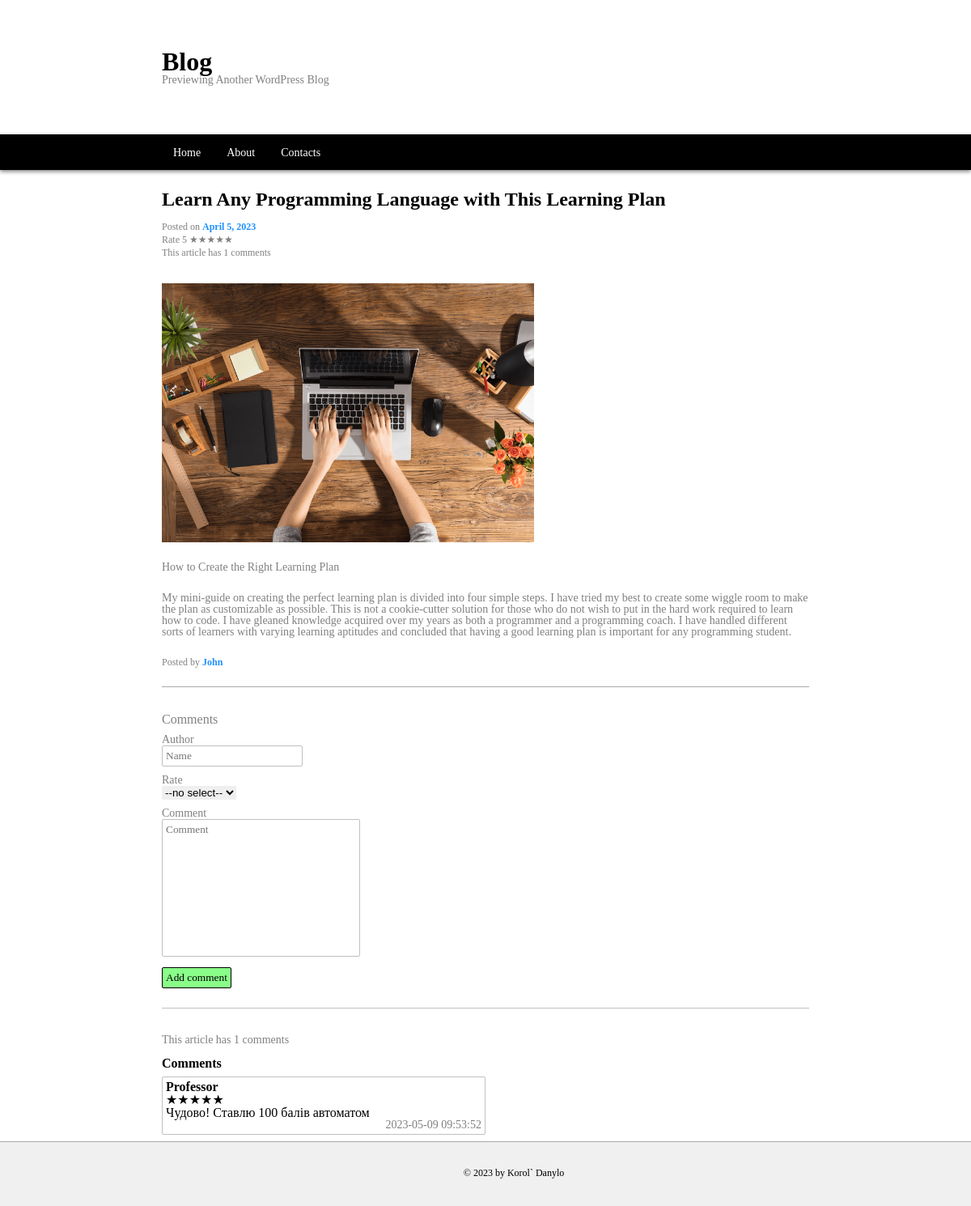
/webroot/article.php?id=1, run on an earlier commit of the app's database.
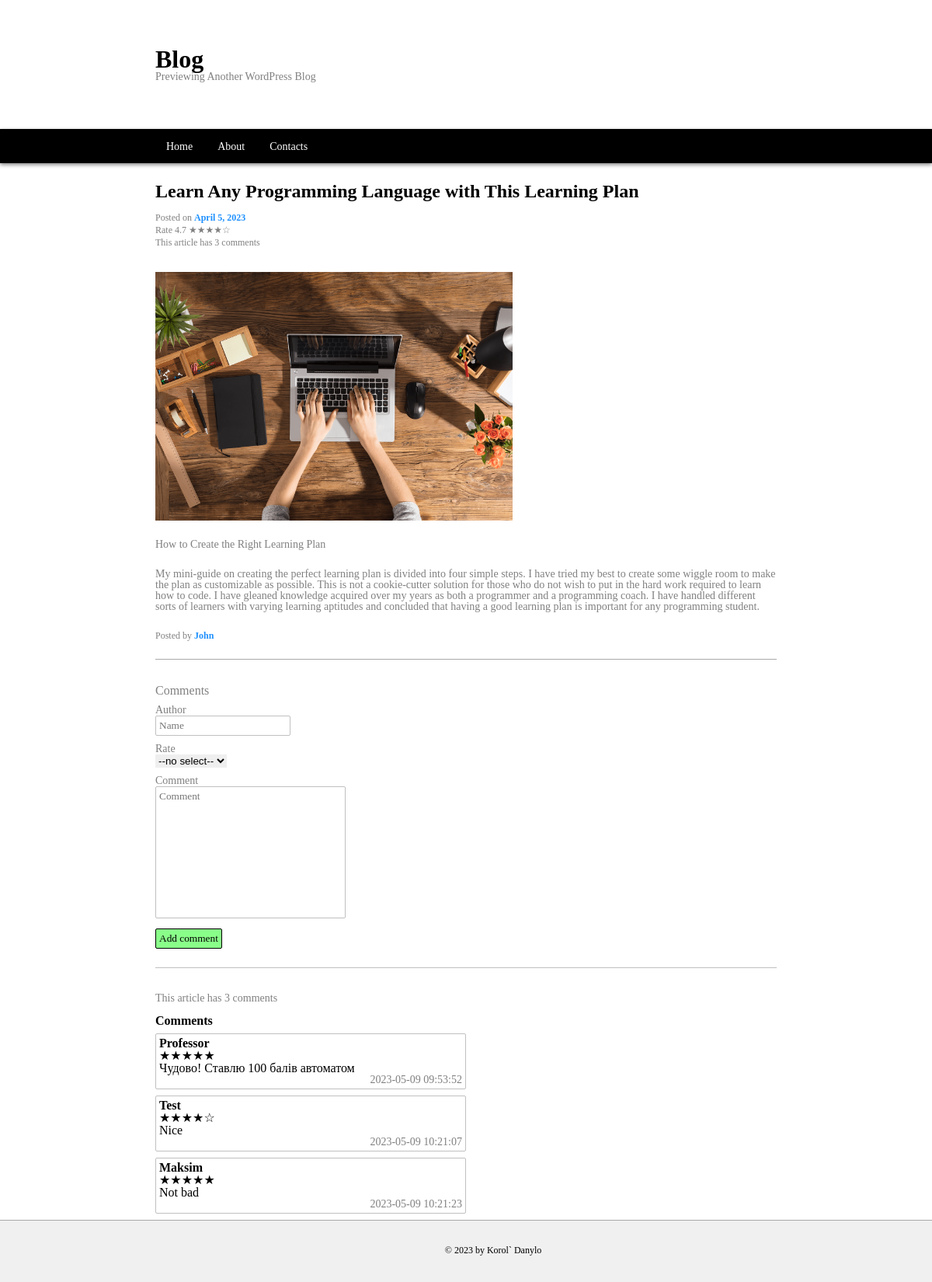
And on a later commit of the database.
### tables this page shows
CREATE TABLE articles (
      id INTEGER NOT NULL PRIMARY KEY AUTOINCREMENT,
      date TEXT NOT NULL,
      title TEXT NOT NULL,
      img TEXT NOT NULL,
      info TEXT NOT NULL,
      description TEXT NOT NULL,
      author TEXT NOT NULL
    );

CREATE TABLE comments (
      id INTEGER NOT NULL PRIMARY KEY AUTOINCREMENT,
      article_id INTEGER NOT NULL REFERENCES articles(id),
      author TEXT NOT NULL,
      rate TEXT NOT NULL,
      content TEXT NOT NULL,
      created TEXT NOT NULL
    );

### inc/functions.php (called while the page is built, shortened)
<?php
function getConnection(): PDO
{
  try {
    return new PDO('sqlite:../blog.sqlite');
  } catch (PDOException $e) {
    http_response_code(500);
    exit();
  }
}
function getArticle(int $articleId): ?array
{
  $pdo = getConnection();
  $sql =
    'SELECT articles.*, AVG(comments.rate) avg_rate, COUNT(comments.id) comments_count
    FROM articles LEFT JOIN comments ON articles.id = comments.article_id
    WHERE articles.id=:id
    GROUP BY articles.id';
  $statment = $pdo->prepare($sql);
  $statment->execute(['id' => $articleId]);
  $article = $statment->fetch(PDO::FETCH_ASSOC);
  return $article ? $article : null;
}
function getComments(int $articleId): array
{
  $pdo = getConnection();
  $sql = 'SELECT * FROM comments WHERE article_id=:id';
  $statement = $pdo->prepare($sql);
  $statement->execute(['id' => $articleId]);
  return $statement->fetchAll(PDO::FETCH_ASSOC);
}

### inc/comments.php (the view, shortened to what this page needs)
<div class="comments-form">
  <form method="post">
    Comments<br>
    <div class="input">
      <label for="author">Author</label><br>
      <input type="text" name="author" id="author" placeholder="Name"
        value="<?= htmlspecialchars($_POST['author'] ?? ''); ?>">
    </div>
    <div class="input">
      <label for="rate">Rate</label><br>
      <select name="rate" id="rate">
        <option value="0">--no select--</option>
      </select>
    </div>
    <div class="input">
      <label for="content">Comment</label><br>
      <textarea name="content" id="content" cols="30" rows="10" placeholder="Comment"
        value="<?= htmlspecialchars($_POST['content'] ?? ''); ?>"></textarea>
    </div>
    <input type="submit" value="Add comment">
  </form>
</div>
<?php if (count($comments) > 0) { ?>
  <div class='count-comments'>This article has
    <?= count($comments) ?> comments
  </div>
  <div class="comments-list">Comments</div>
  <?php foreach ($comments as $comment) { ?>
    <div class="comment">
      <div class='author'>
        <?= htmlspecialchars($comment['author']) ?>
      </div>
      <div class='rate'>
        <?= str_repeat('&#9733', $comment['rate'])
          . str_repeat('&#9734', 5 - $comment['rate']) ?>
      </div>
      <div class='content'>
        <?= nl2br(htmlspecialchars($comment['content'])) ?>
      </div>
      <div class='created'>
        <?= $comment['created'] ?>
      </div>
    </div>
  <?php } ?>
<?php } else { ?>
  <div class="empty-comments-list">
    No comments
  </div>
<?php } ?>

### webroot/article.php (shortened to what this page needs)
<?php
$currentPage = "Article";
require_once("../inc/functions.php");
$articleId = $_GET['id'] ?? null;
$articleId = (int) $articleId;
$article = getArticle($articleId);
$comments = getComments($articleId);
?>
<!DOCTYPE html>
<html lang="en">
<?php require("../inc/head.php"); ?>
<body>
    <?php require("../inc/header.php"); ?>
    <main>
        <?php require("../inc/article.php"); ?>
    </main>
    <?php require("../inc/footer.php"); ?>
</body>
</html>

### inc/head.php (shortened to what this page needs)
<head>
  <link rel="stylesheet" href="../css/reset.css">
  <link rel="stylesheet" href="../css/styles.css">
</head>

### inc/header.php
<?php
$tag = $currentPage === "Home" ? "h1" : "div";
?>
<header class="blog-header">
  <div class="title">
    <<?=$tag?> class="name">
      Blog
    </<?=$tag?>>
    <div class="subtitle">
      Previewing Another WordPress Blog
    </div>
  </div>
  <nav>
      <ul>
        <li><a href="index.php" <?php if ($currentPage === 'Home') echo 'class="current"' ?>>Home</a></li>
        <li><a href="about.php" <?php if ($currentPage === 'About') echo 'class="current"' ?>>About</a></li>
        <li><a href="contacts.php" <?php if ($currentPage === 'Contacts') echo 'class="current"' ?>>Contacts</a></li>
      </ul>
    </nav>
  </header>

### inc/article.php
<?php
$tag = 'Home' === $currentPage ? 'h2' : 'h1';
$url = 'article.php?id=' . $article['id'];
$rate = round(($article['avg_rate'] ?? 0) * 10) / 10;
$rate_by_star = str_repeat('&#9733', (int) ($rate)) . str_repeat('&#9734', 5 - (int) ($rate));
$comments_count = $article['comments_count'] ?? 0;
?>
<article class='blog-article'>
  <header>
    <a href=<?= $url ?>>
      <<?= $tag ?> class="title-article"><?= $article['title']; ?></<?= $tag ?>>
    </a>
  </header>
  <div class='posted'>
    Posted on <span class='posted__date'>
      <?= $date = DateTime::createFromFormat('Y-m-d', $article['date'])->format('F j, Y') ?>
    </span>
  </div>
  <div class='rate'>
    Rate
    <?= $rate ?>
    <?= $rate_by_star ?>
  </div>
  <div class='comments-count'>
    This article has <?= $comments_count ?> comments
  </div>
  <img src='../assets/<?= $article['img'] ?>' alt=<?= $article['img'] ?>>
  <div class='info'>
    <?= $article['info']; ?>
  </div>
  <div class='description'>
    <?= $article['description']; ?>
  </div>
  <footer>
    Posted by <span class='author'>
      <?= $article['author'] ?>
    </span>
  </footer>
</article>
<?php if ($currentPage === 'Article') {
  require '../inc/comments.php';
} ?>

### inc/footer.php
<footer class="blog-footer">
	©
	<?= date('Y') ?> by Korol` Danylo
</footer>

### css/styles.css (style rules this page uses)
.name { font-size: 32px; font-weight: bold; }
.title { padding: 60px 0px; margin-left: auto; margin-right: auto; max-width: 800px; }
.subtitle { font-size: 14px; color: gray; font-weight: lighter; }
.blog-header nav { background-color: black; box-shadow: 0px 2px 5px gray; color: white; padding: 14px 0px; }
.blog-header li { display: inline-block; }
.blog-header ul { margin-left: auto; margin-right: auto; max-width: 800px; }
.blog-header a { font-size: 14px; padding: 14px; }
main { max-width: 800px; margin-left: auto; margin-right: auto; margin-top: 24px; }
.blog-article { padding-bottom: 24px; border-bottom: 1px solid darkgray; margin-bottom: 24px; }
.title-article, .about-article header h2, .contacts-article header h2 { font-size: 24px; font-weight: bold; padding-bottom: 16px; }
.blog-article .posted { font-size: 12px; color: gray; margin-bottom: 4px; }
.blog-article .rate { margin-bottom: 4px; font-size: 12px; color: gray; }
.blog-article .comments-count { font-size: 12px; color: gray; margin-bottom: 32px; }
.blog-article .posted__date { color: dodgerblue; font-weight: bold; }
.blog-article img { width: 460px; height: 320px; }
.blog-article .info, .blog-article .description, .blog-article footer { padding-top: 24px; font-size: 14px; color: gray; }
.blog-article footer { font-size: 12px; }
.blog-article .author { color: dodgerblue; font-weight: bold; }
.blog-footer { padding-top: 32px; padding-left: 70px; text-align: center; height: 80px; font-size: 12px; background-color:rgb(240, 240, 240); border-top: 1px solid darkgray; }
.comments-form form { margin: 32px 0px; font-size: 16px; color: gray; padding-bottom: 24px; border-bottom: 1px solid silver; }
.comments-form .input { margin: 10px 0px; display: block; font-size: 14px; }
.comments-form #author, .comments-form #content { border: 1px solid silver; border-radius: 2px; padding: 4px; color: gray; resize: none; }
.comments-form input[type="submit"] { background-color: rgb(137, 254, 137); padding: 4px; border: 1px solid black; border-radius: 2px; }
.count-comments { color: gray; margin-bottom: 14px; font-size: 14px; }
.comments-list { color: black; font-weight: bold; }
.comment { border: 1px solid silver; padding: 4px; border-radius: 2px; margin: 8px 0px; width: 400px; }
.comment .author { font-weight: bold; }
.comment .created { color: grey; text-align: end; font-size: 14px; }

What changed in the data, as far as the page shows it:
added comments: author "Test", rate "★★★★", rate "☆", content "Nice", created "2023-05-09 10:21:07"
added comments: author "Maksim", rate "★★★★★", content "Not bad", created "2023-05-09 10:21:23"
Also different on the page:
$rate: "5" → "4.7"
$rate_by_star: "★★★★★" → "★★★★☆"
$comments_count: "1" → "3"
count($comments): "1" → "3"
